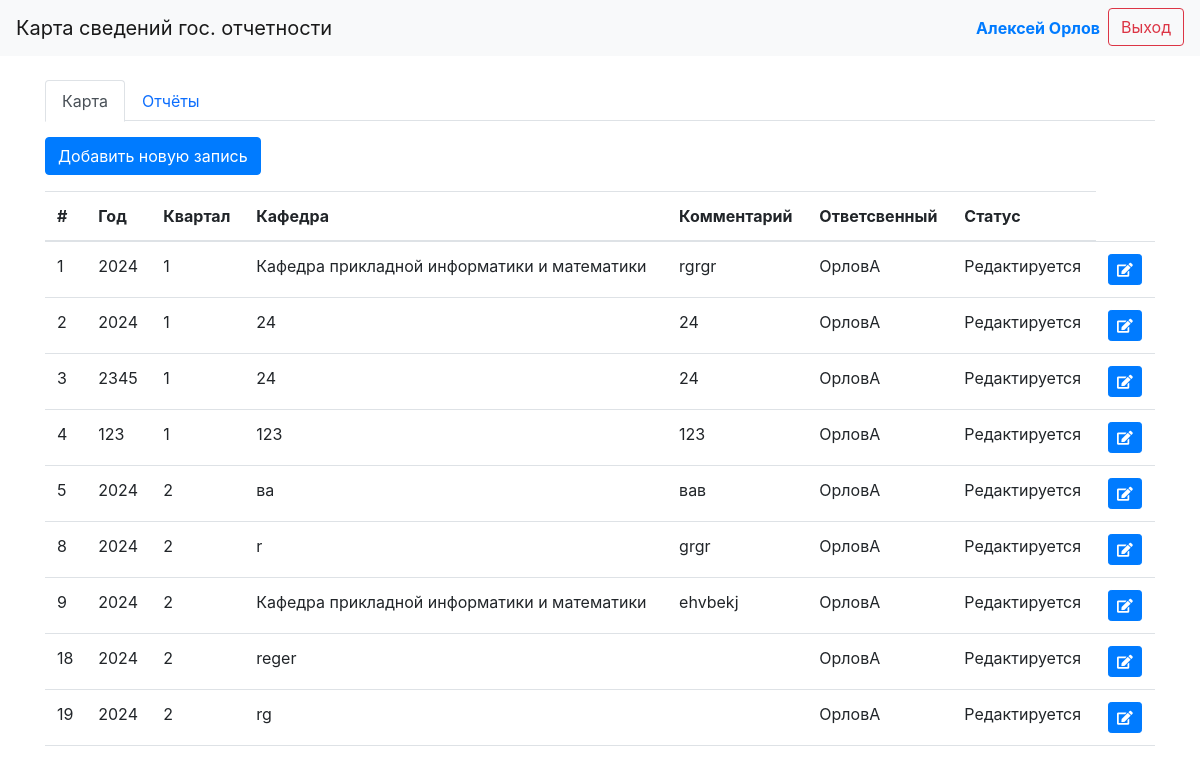
The app's page /home/ (signed in) with its own data.
### gos_map/models.py (models this page shows, shortened)
class UserManager(models.Model):
    login=models.CharField(max_length=100,verbose_name="Логин")
    password = models.CharField(max_length=100,verbose_name='Пароль')
    full_name = models.CharField(max_length=100,verbose_name="ФИО",blank = True)
    position = models.CharField(max_length=100,choices=[("НО","Научный отдел"),("ЗДпоНР","Заместитель декана по научной работе"),("ЗК","Заведующий кафедрой")],verbose_name="Должность",blank = True)
    faculty = models.CharField(max_length=100,verbose_name="Факультет",blank = True)
    department = models.CharField(max_length=100,verbose_name="Кафедра",blank = True)
    last_login = models.DateTimeField(auto_now=True)
    def get_user_id(id):
        try:
            return UserManager.objects.get(pk=id)
        except:
            return False
    def get_position_id(id):
        try:
            return UserManager.objects.get(pk=id).position
        except:
            return False
    def __str__(self):
            return self.login

class Map(models.Model):
    year = models.IntegerField(verbose_name="Год")
    quarter = models.CharField(max_length=1,choices=[("1","1"),("2","2"),("3","3"),("4","4")],verbose_name="Квартал")
    department = models.CharField(max_length=100,verbose_name="Кафедра")
    comment = models.TextField(verbose_name="Комментарий",blank=True)
    responsible = models.ForeignKey(UserManager,on_delete=models.SET_NULL,verbose_name="Ответсвенный",null=True)
    status = models.CharField(max_length=20,choices=[("E","Редактируется"),("с","Завершено")],default="Редактируется",verbose_name="Статус")
    class Meta:
        verbose_name="Карты"
        verbose_name_plural='Карты'

### gos_map/views/views.py (the view, shortened to what this page needs)
# urls.py: path('home/', HomeView.as_view(), name='home'),
class HomeView(View):
    template_name = 'home.html'
    def get(self, request):
        user_full_name = request.session.get('user_full_name')
        position = UserManager.get_position_id(request.session.get("user_id"))
        if  position =="НО":
            maps= Map.objects.all ()
        else:
            maps = Map.objects.filter(responsible=UserManager.get_user_id(request.session.get("user_id")))
        context = {
            'user_full_name': user_full_name,
            'user_id':UserManager.get_user_id(request.session.get("user_id")),
            'user_posistion':UserManager.get_user_id(request.session.get("user_id")).position,
            'maps': maps,
            'mapform':MapForms(),
            'type_publications':TypePublications.objects.all()
        }
        return render(request, self.template_name, context)

### gos_map/templates/home.html (shortened to what this page needs)
{% extends "base.html" %}
{% block content %}
    <div class="container mt-4">
        <ul class="nav nav-tabs" id="myTab" role="tablist">
            <li class="nav-item" role="presentation">
                <button class="nav-link active" id="records-tab" data-bs-toggle="tab" data-bs-target="#records" type="button" role="tab" aria-controls="records" aria-selected="true">Карта</button>
            </li>
            <li class="nav-item" role="presentation">
                <button class="nav-link" id="another-records-tab" data-bs-toggle="tab" data-bs-target="#otchet" type="button" role="tab" aria-controls="another-records" aria-selected="false">Отчёты</button>
            </li>
        </ul>
        <div class="tab-content">
            <div class="tab-pane fade show active" id="records" role="tabpanel" aria-labelledby="records-tab">
                <button type="button" class="btn btn-primary mt-3" data-bs-toggle="modal" data-bs-target="#addMapModal">
                    Добавить новую запись
                </button>
                <table id="mapTable" class="table mt-3">
                    <thead>
                        <tr>
                            <th>#</th>
                            <th>Год</th>
                            <th>Квартал</th>
                            <th>Кафедра</th>
                            <th>Комментарий</th>
                            <th>Ответсвенный</th>
                            <th>Статус</th>
                        </tr>
                    </thead>
                    <tbody>
                        {% for map in maps %}
                            <tr>
                                <td>{{ map.id }}</td>
                                <td>{{ map.year }}</td>
                                <td>{{ map.quarter }}</td>
                                <td>{{ map.department }}</td>
                                <td>{{ map.comment }}</td>
                                <td>{{ map.responsible }}</td>
                                <td>{{ map.get_status_display}}</td>
                                <td> <a href="{% url 'map_details' map.id %}" class="btn btn-primary btn-sm"><i class="fas fa-edit"></i></a></td>
                            </tr>
                        {% endfor %}
                    </tbody>
                </table>
            </div>
        </div>
    </div>
    {% endblock  %}

### gos_map/templates/base.html (shortened to what this page needs)
<!DOCTYPE html>
{% load static %}
<html lang="en">
<head>
    <link href="https://maxcdn.bootstrapcdn.com/bootstrap/4.5.2/css/bootstrap.min.css" rel="stylesheet">
    <link rel="stylesheet" href="https://stackpath.bootstrapcdn.com/bootstrap/4.5.2/css/bootstrap.min.css">
    <link rel="stylesheet" href="https://cdnjs.cloudflare.com/ajax/libs/font-awesome/5.15.4/css/all.min.css">
    <link href="https://cdn.jsdelivr.net/npm/bootstrap@5.3.0-alpha1/dist/css/bootstrap.min.css" rel="stylesheet">
    <link href="https://cdnjs.cloudflare.com/ajax/libs/select2/4.0.13/css/select2.min.css" rel="stylesheet" />
    <link rel="stylesheet" href="https://stackpath.bootstrapcdn.com/bootstrap/4.5.0/css/bootstrap.min.css">
    <link href="{% static 'css/style.css' %}" rel="stylesheet"/>
</head>
<body>
    <nav class="navbar navbar-expand-lg navbar-light bg-light">
        <a class="navbar-brand" href="#">Карта сведений гос. отчетности</a>
        <div class="collapse navbar-collapse justify-content-end">
            <ul class="navbar-nav">
                {% if user_full_name %}
                    <li class="nav-item">
                        <span class="navbar-text font-weight-bold text-primary">
                             {{ user_full_name }}
                        </span>
                    </li>
                    <li class="nav-item">
                        <form method="post" style="display:inline;">
                            <button type="submit" name="logout" class="btn btn-outline-danger ml-2" value=True>Выход</button>
                        </form>
                    </li>
                {% else %}
                    <li class="nav-item">
                        <a class="nav-link" href="{% url 'login' %}">Вход</a>
                    </li>
                {% endif %}
            </ul>
        </div>
    </nav>
    {% block content %}
    {% endblock %}
</body>
</html>

### media/css/style.css (style rules this page uses)
#mapTable td { word-wrap: break-word; }

### records on screen
UserManager: full_name "Алексей Орлов"
Map: id "1", year "2024", quarter "1", department "Кафедра прикладной информатики и математики", comment "rgrgr", responsible "ОрловА", status "Редактируется"
Map: id "2", year "2024", quarter "1", department "24", comment "24", responsible "ОрловА", status "Редактируется"
Map: id "3", year "2345", quarter "1", department "24", comment "24", responsible "ОрловА", status "Редактируется"
Map: id "4", year "123", quarter "1", department "123", comment "123", responsible "ОрловА", status "Редактируется"
Map: id "5", year "2024", quarter "2", department "ва", comment "вав", responsible "ОрловА", status "Редактируется"
Map: id "8", year "2024", quarter "2", department "r", comment "grgr", responsible "ОрловА", status "Редактируется"
Map: id "9", year "2024", quarter "2", department "Кафедра прикладной информатики и математики", comment "ehvbekj", responsible "ОрловА", status "Редактируется"
Map: id "18", year "2024", quarter "2", department "reger", responsible "ОрловА", status "Редактируется"
Map: id "19", year "2024", quarter "2", department "rg", responsible "ОрловА", status "Редактируется"
